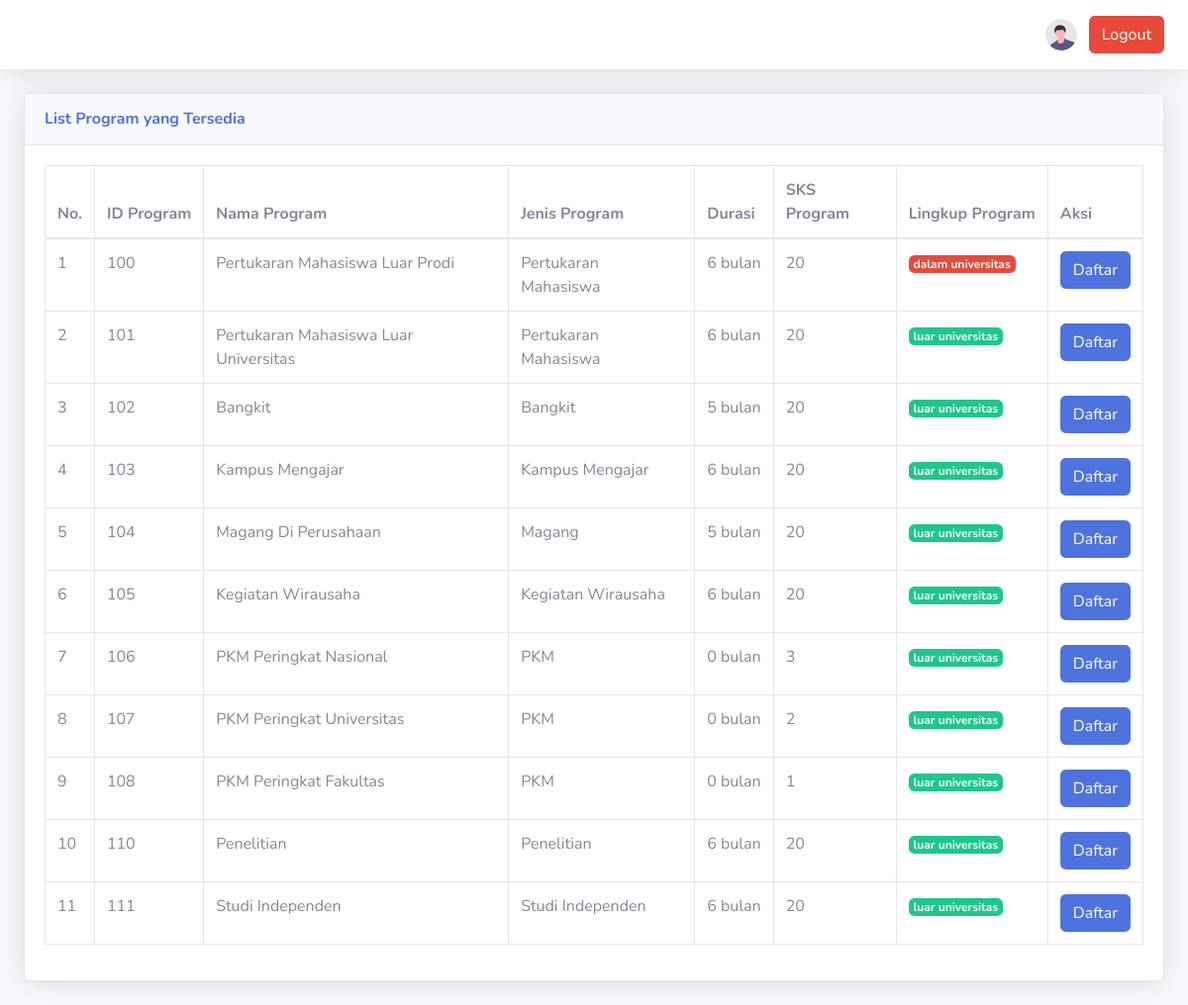
Page /daftar.php on the committed database.
### tables this page shows
CREATE TABLE `tprogrammbkm` (
  `id_program` varchar(10) NOT NULL,
  `nama_program` varchar(50) NOT NULL,
  `jenis_program` varchar(50) NOT NULL,
  `durasi` int(11) NOT NULL,
  `sks_program` int(11) NOT NULL,
  `lingkup_program` varchar(10) NOT NULL
);

### daftar.php (the view, shortened to what this page needs)
<!DOCTYPE html>
<html lang="en">
<head>
    <link href="vendor/fontawesome-free/css/all.min.css" rel="stylesheet" type="text/css">
    <link href="css/sb-admin-2.min.css" rel="stylesheet">
</head>
<body id="page-top">
    <div id="wrapper">
        <div id="content-wrapper" class="d-flex flex-column">
            <div id="content">
                <nav class="navbar navbar-expand navbar-light bg-white topbar mb-4 static-top shadow">
                    <ul class="navbar-nav ml-auto">
                        <li class="nav-item dropdown no-arrow">
                            <a class="nav-link dropdown-toggle" href="#" id="userDropdown" role="button"
                                data-toggle="dropdown" aria-haspopup="true" aria-expanded="false">
                                <img class="img-profile rounded-circle"
                                    src="img/undraw_profile.svg">
                            </a>
                        </li>
                        <li class="nav-item align-self-center">
                            <a href='logout.php' class='btn btn-danger mr-2'>Logout</a>
                        </li>
                    </ul>
                </nav>
                <div class="container-fluid">
                    <div class="card shadow mb-4">
                        <div class="card-header py-3">
                            <h6 class="m-0 font-weight-bold text-primary">List Program yang Tersedia</h6>
                        </div>
                        <div class="card-body">
                        <?php
                        require_once "config.php";
                        $sql = "SELECT * FROM tprogrammbkm";
                        if($result = mysqli_query($link, $sql)){
                            if(mysqli_num_rows($result) > 0){
                                echo '<div class="table-responsive">';
                                    echo '<table class="table table-bordered" id="dataTable" width="100%" cellspacing="0">';
                                        echo "<thead>";
                                            echo "<tr>";
                                                echo "<th>No.</th>";
                                                echo "<th>ID Program</th>";
                                                echo "<th>Nama Program</th>";
                                                echo "<th>Jenis Program</th>";
                                                echo "<th>Durasi</th>";
                                                echo "<th>SKS Program</th>";
                                                echo "<th>Lingkup Program</th>";
                                                echo "<th>Aksi</th>";
                                            echo "</tr>";
                                        echo "</thead>";
                                        echo "<tbody>";
                                        $num = 1;
                                        $tipe = "";
                                        while($row = mysqli_fetch_array($result)){
                                            echo "<tr>";
                                                echo "<td>" . $num++ . "</td>";
                                                echo "<td>" . $row['id_program'] . "</td>";
                                                echo "<td>" . $row['nama_program'] . "</td>";
                                                echo "<td>" . $row['jenis_program'] . "</td>";
                                                echo "<td>" . $row['durasi'] . " bulan</td>";
                                                echo "<td>" . $row['sks_program'] . "</td>";
                                                if ($row['lingkup_program'] == 'dalam') $tipe = 'danger';
                                                else $tipe = 'success';
                                                echo "<td><span class='badge badge-". $tipe ."'>" . $row['lingkup_program'] . " universitas</button></td>";
                                                echo "<td><a href='prosesdaftar.php?id=". $row["id_program"] ."' class='btn btn-primary btn-act'>Daftar</a></td>";
                                            echo "</tr>";
                                        }
                                        echo "</tbody>";
                                    echo "</table>";
                                echo '</div>';
                            } else{
                                echo '<div class="alert alert-danger"><em>List kosong</em></div>';
                            }
                        } else{
                            echo "Oops! Something went wrong. Please try again later.";
                        }
                        ?>
                        </div>
                    </div>
                </div>
            </div>
        </div>
    </div>
</body>
</html>

### rows in the picture
tprogrammbkm: id_program "100", nama_program "Pertukaran Mahasiswa Luar Prodi", jenis_program "Pertukaran Mahasiswa", durasi "6", sks_program "20", lingkup_program "dalam"
tprogrammbkm: id_program "101", nama_program "Pertukaran Mahasiswa Luar Universitas", jenis_program "Pertukaran Mahasiswa", durasi "6", sks_program "20", lingkup_program "luar"
tprogrammbkm: id_program "102", nama_program "Bangkit", jenis_program "Bangkit", durasi "5", sks_program "20", lingkup_program "luar"
tprogrammbkm: id_program "103", nama_program "Kampus Mengajar", jenis_program "Kampus Mengajar", durasi "6", sks_program "20", lingkup_program "luar"
tprogrammbkm: id_program "104", nama_program "Magang Di Perusahaan", jenis_program "Magang", durasi "5", sks_program "20", lingkup_program "luar"
tprogrammbkm: id_program "105", nama_program "Kegiatan Wirausaha", jenis_program "Kegiatan Wirausaha", durasi "6", sks_program "20", lingkup_program "luar"
tprogrammbkm: id_program "106", nama_program "PKM Peringkat Nasional", jenis_program "PKM", durasi "0", sks_program "3", lingkup_program "luar"
tprogrammbkm: id_program "107", nama_program "PKM Peringkat Universitas", jenis_program "PKM", durasi "0", sks_program "2", lingkup_program "luar"
tprogrammbkm: id_program "108", nama_program "PKM Peringkat Fakultas", jenis_program "PKM", durasi "0", sks_program "1", lingkup_program "luar"
tprogrammbkm: id_program "110", nama_program "Penelitian", jenis_program "Penelitian", durasi "6", sks_program "20", lingkup_program "luar"
tprogrammbkm: id_program "111", nama_program "Studi Independen", jenis_program "Studi Independen", durasi "6", sks_program "20", lingkup_program "luar"
